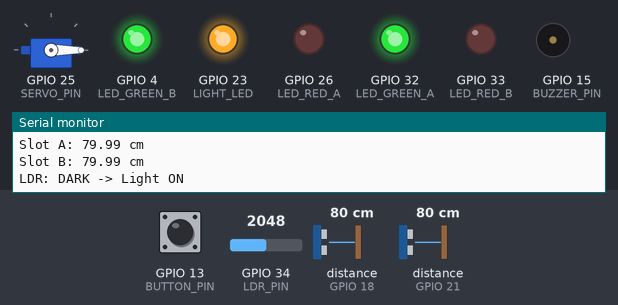
Bench run of a sketch on a simulated ESP32. Parts: servo, output pins drawn as LEDs (lit = HIGH), buzzer (waves = sounding, pin HIGH), the last lines printed to the serial monitor. Wiring (inferred from the names in the program): 2 × ultrasonic range finder: trigger GPIO 5, echo GPIO 18 / trigger GPIO 19, echo GPIO 21. The inputs (shaded band) are chosen by the test bench; at power-on: GPIO 13 (BUTTON_PIN) HIGH, GPIO 34 (LDR_PIN) = 2048, distance to the obstacle (sensors on GPIO 18, GPIO 21) 80 cm. The echo pulse lasts 58.3 µs per cm; WiFi joins after 1.5 s; servers stay silent unless stated; pins used as bus, display or sensor lines are not drawn.

Above: at 3.0 s.
3.1 s: GPIO 13 (BUTTON_PIN) pulled LOW for 0.15 s
At 3.7 s:
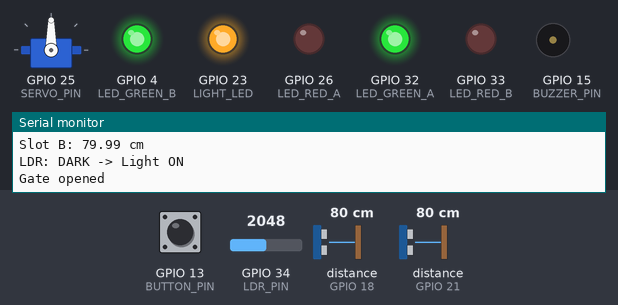
7.4 s: GPIO 34 (LDR_PIN) set to 937
9.9 s: GPIO 34 (LDR_PIN) set to 863
At 11.8 s:
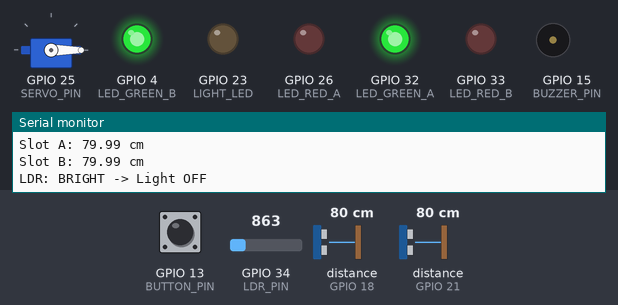
12.3 s: distance to the obstacle (sensor on GPIO 18) set to 12 cm
14.0 s: distance to the obstacle (sensor on GPIO 18) set to 9 cm
At 16.0 s:
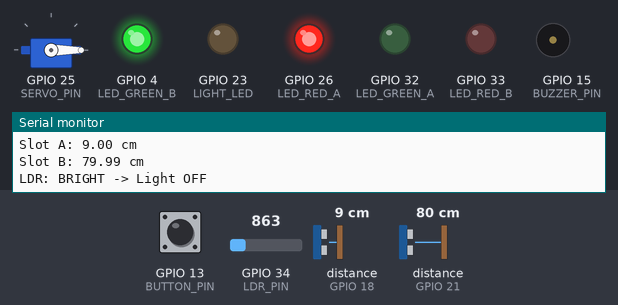
16.3 s: distance to the obstacle (sensor on GPIO 21) set to 12 cm
18.0 s: distance to the obstacle (sensor on GPIO 21) set to 9 cm
At 20.0 s:
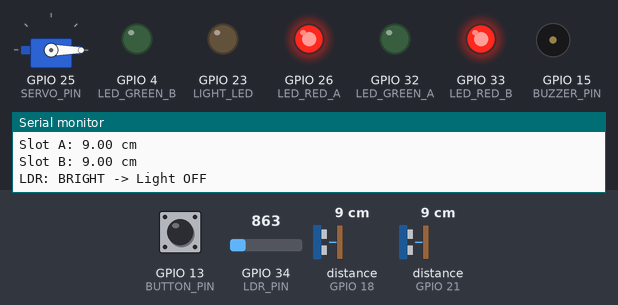
Timing chart, 0 to 21.3 s (numbered marks = the images above; inputs shaded):
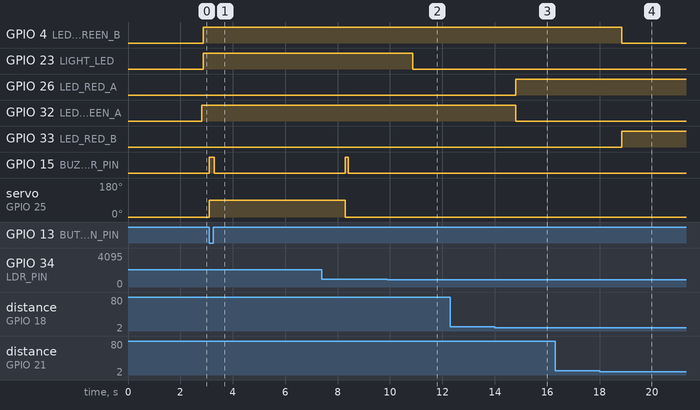

The sketch:

smart_parking_system_iot.ino
```cpp
// --- BLYNK CREDENTIALS ---
#define BLYNK_TEMPLATE_ID "TMPL6bWl61B5e"
#define BLYNK_TEMPLATE_NAME "Smart Parking Monitor"
#define BLYNK_AUTH_TOKEN "ijeK5feFVbB-W-9uNJE5-gsYcUGD0s19"

// ---------------- Libraries ----------------
#include <WiFi.h>
#include <WiFiClient.h>
#include <BlynkSimpleEsp32.h>
#include <ESP32Servo.h>

// ---------------- WiFi Credentials ----------------
char ssid[] = "eBfi@MMU";
char pass[] = "ebfi@mmu";

// ---------------- Pin Definitions ----------------
// Slot A - Ultrasonic + LEDs
#define TRIG_A    5
#define ECHO_A    18
#define LED_RED_A 26
#define LED_GREEN_A 32

// Slot B - Ultrasonic + LEDs
#define TRIG_B    19
#define ECHO_B    21
#define LED_RED_B 33
#define LED_GREEN_B 4

// LDR + Lighting
#define LDR_PIN   34
#define LIGHT_LED 23

// Entry Gate
#define BUTTON_PIN 13
#define SERVO_PIN  25
#define BUZZER_PIN 15

// ---------------- Constants ----------------
const float OCCUPIED_DISTANCE = 10.0;     // cm, below this = car present
const int   DARK_THRESHOLD    = 900;     // below this = dark
const unsigned long GATE_DURATION = 5000; // gate open time (ms)

// ---------------- Globals ----------------
Servo gateServo;
BlynkTimer timer; // Timer to replace delays

long duration;
float distanceA, distanceB;
int ldrValue;

bool gateOpen = false;
unsigned long gateOpenTime = 0;

// --- MANUAL FUNCTION PROTOTYPES ---
// These tell the compiler the functions exist further down to fix the scope error
void runSensors();
void checkSlotA();
void checkSlotB();
float readDistance(int trigPin, int echoPin);
void checkLight();
void checkGate();
void openGate();
void closeGate();

void setup() {
  Serial.begin(115200);

  // Slot A
  pinMode(TRIG_A, OUTPUT);
  pinMode(ECHO_A, INPUT);
  pinMode(LED_RED_A, OUTPUT);
  pinMode(LED_GREEN_A, OUTPUT);

  // Slot B
  pinMode(TRIG_B, OUTPUT);
  pinMode(ECHO_B, INPUT);
  pinMode(LED_RED_B, OUTPUT);
  pinMode(LED_GREEN_B, OUTPUT);

  // LDR + Lighting
  pinMode(LIGHT_LED, OUTPUT);

  // Gate
  pinMode(BUTTON_PIN, INPUT_PULLUP);
  pinMode(BUZZER_PIN, OUTPUT);
  gateServo.attach(SERVO_PIN);
  gateServo.write(0); // start closed

  // Initialize Blynk
  Blynk.begin(BLYNK_AUTH_TOKEN, ssid, pass);

  // Setup the timer to run sensor checks every 1000ms (1 second)
  timer.setInterval(1000L, runSensors);

  Serial.println("Smart Parking Lot System Initialized");
}

void loop() {
  Blynk.run(); // Keeps the WiFi and cloud connection alive
  timer.run(); // Checks if it is time to run the sensor routine
  checkGate(); // Runs constantly to ensure physical button is responsive
}

// ---------------- Sensor Routine ----------------
// Called every 1 second by BlynkTimer
void runSensors() {
  checkSlotA();
  delay(50);   // Short delay is okay to avoid ultrasonic ping collisions
  checkSlotB();
  checkLight();
}

// ---------------- Slot A ----------------
void checkSlotA() {
  distanceA = readDistance(TRIG_A, ECHO_A);
  int statusA = 0;

  if (distanceA > 0 && distanceA < OCCUPIED_DISTANCE) {
    digitalWrite(LED_RED_A, HIGH);
    digitalWrite(LED_GREEN_A, LOW);
    statusA = 1; // 1 = Occupied
  } else {
    digitalWrite(LED_RED_A, LOW);
    digitalWrite(LED_GREEN_A, HIGH);
    statusA = 0; // 0 = Free
  }

  Blynk.virtualWrite(V1, statusA); // Send to Dashboard V1

  Serial.print("Slot A: ");
  Serial.print(distanceA);
  Serial.println(" cm");
}

// ---------------- Slot B ----------------
void checkSlotB() {
  distanceB = readDistance(TRIG_B, ECHO_B);
  int statusB = 0;

  if (distanceB > 0 && distanceB < OCCUPIED_DISTANCE) {
    digitalWrite(LED_RED_B, HIGH);
    digitalWrite(LED_GREEN_B, LOW);
    statusB = 1;
  } else {
    digitalWrite(LED_RED_B, LOW);
    digitalWrite(LED_GREEN_B, HIGH);
    statusB = 0;
  }

  Blynk.virtualWrite(V2, statusB); // Send to Dashboard V2

  Serial.print("Slot B: ");
  Serial.print(distanceB);
  Serial.println(" cm");
}

// ---------------- Ultrasonic Helper ----------------
float readDistance(int trigPin, int echoPin) {
  digitalWrite(trigPin, LOW);
  delayMicroseconds(2);
  digitalWrite(trigPin, HIGH);
  delayMicroseconds(10);
  digitalWrite(trigPin, LOW);

  long d = pulseIn(echoPin, HIGH, 30000); // 30ms timeout
  return d * 0.0343 / 2;
}

// ---------------- Ambient Lighting ----------------
void checkLight() {
  ldrValue = analogRead(LDR_PIN);
  int lightStatus = 0;

  if (ldrValue > DARK_THRESHOLD) {
    digitalWrite(LIGHT_LED, HIGH);
    lightStatus = 1; // Lights are ON
    Serial.println("LDR: DARK -> Light ON");
  } else {
    digitalWrite(LIGHT_LED, LOW);
    lightStatus = 0; // Lights are OFF
    Serial.println("LDR: BRIGHT -> Light OFF");
  }

  Blynk.virtualWrite(V4, lightStatus); // Send to Dashboard V4
}

// ---------------- Entry Gate ----------------
void checkGate() {
  // Physical Button Check
  if (digitalRead(BUTTON_PIN) == LOW && !gateOpen) {
    openGate();
  }

  // Auto Close Timer
  if (gateOpen && millis() - gateOpenTime >= GATE_DURATION) {
    closeGate();
  }
}

// ---------------- Blynk Virtual Button (V3) ----------------
// This function is triggered whenever the V3 button is pressed in the app
BLYNK_WRITE(V3) {
  int buttonState = param.asInt(); // Get value from Blynk app

  if (buttonState == 1 && !gateOpen) {
    openGate();
  }
}

void openGate() {
  gateServo.write(90);
  digitalWrite(BUZZER_PIN, HIGH);
  delay(200);
  digitalWrite(BUZZER_PIN, LOW);
  gateOpen = true;
  gateOpenTime = millis();
  Serial.println("Gate opened");
}

void closeGate() {
  gateServo.write(0);
  digitalWrite(BUZZER_PIN, HIGH);
  delay(100);
  digitalWrite(BUZZER_PIN, LOW);
  gateOpen = false;
  Serial.println("Gate closed");
}
```

Measured:
- the behaviour switches between 901 and 900 on GPIO 34 (LDR_PIN) (found by bisection; images 1 and 2)
- the behaviour switches between 11 and 10 cm on distance to the obstacle (sensor on GPIO 18) (found by bisection; images 2 and 3)
- the behaviour switches between 11 and 10 cm on distance to the obstacle (sensor on GPIO 21) (found by bisection; images 3 and 4)
- after the input at 3.1 s, GPIO 15 (BUZZER_PIN): LOW → HIGH at once, → LOW 0.20 s later; servo on GPIO 25 (SERVO_PIN): 0° → 90° at once
- after the input at 9.9 s, GPIO 23 (LIGHT_LED): HIGH → LOW after 0.96 s
- after the input at 14.0 s, GPIO 26 (LED_RED_A): LOW → HIGH after 0.80 s; GPIO 32 (LED_GREEN_A): HIGH → LOW after 0.80 s
- after the input at 18.0 s, GPIO 4 (LED_GREEN_B): HIGH → LOW after 0.86 s; GPIO 33 (LED_RED_B): LOW → HIGH after 0.86 s
